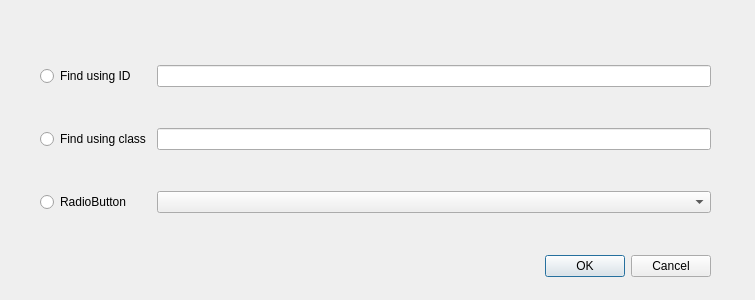
<?xml version="1.0" encoding="UTF-8"?>
<ui version="4.0">
 <class>Dialog</class>
 <widget class="QDialog" name="Dialog">
  <property name="geometry">
   <rect>
    <x>0</x>
    <y>0</y>
    <width>755</width>
    <height>300</height>
   </rect>
  </property>
  <property name="windowTitle">
   <string>Dialog</string>
  </property>
  <widget class="QDialogButtonBox" name="buttonBox">
   <property name="geometry">
    <rect>
     <x>370</x>
     <y>250</y>
     <width>341</width>
     <height>32</height>
    </rect>
   </property>
   <property name="orientation">
    <enum>Qt::Horizontal</enum>
   </property>
   <property name="standardButtons">
    <set>QDialogButtonBox::Cancel|QDialogButtonBox::Ok</set>
   </property>
  </widget>
  <widget class="QWidget" name="gridLayoutWidget">
   <property name="geometry">
    <rect>
     <x>40</x>
     <y>30</y>
     <width>671</width>
     <height>221</height>
    </rect>
   </property>
   <layout class="QGridLayout" name="gridLayout">
    <item row="3" column="1">
     <widget class="QComboBox" name="comboBox"/>
    </item>
    <item row="0" column="1">
     <widget class="QLineEdit" name="idEdit"/>
    </item>
    <item row="1" column="1">
     <widget class="QLineEdit" name="classEdit"/>
    </item>
    <item row="0" column="0">
     <widget class="QRadioButton" name="radioButton">
      <property name="text">
       <string>Find using ID</string>
      </property>
     </widget>
    </item>
    <item row="1" column="0">
     <widget class="QRadioButton" name="radioButton_2">
      <property name="text">
       <string>Find using class</string>
      </property>
     </widget>
    </item>
    <item row="3" column="0">
     <widget class="QRadioButton" name="radioButton_3">
      <property name="text">
       <string>RadioButton</string>
      </property>
     </widget>
    </item>
   </layout>
  </widget>
 </widget>
 <resources/>
 <connections>
  <connection>
   <sender>buttonBox</sender>
   <signal>accepted()</signal>
   <receiver>Dialog</receiver>
   <slot>accept()</slot>
   <hints>
    <hint type="sourcelabel">
     <x>248</x>
     <y>254</y>
    </hint>
    <hint type="destinationlabel">
     <x>157</x>
     <y>274</y>
    </hint>
   </hints>
  </connection>
  <connection>
   <sender>buttonBox</sender>
   <signal>rejected()</signal>
   <receiver>Dialog</receiver>
   <slot>reject()</slot>
   <hints>
    <hint type="sourcelabel">
     <x>316</x>
     <y>260</y>
    </hint>
    <hint type="destinationlabel">
     <x>286</x>
     <y>274</y>
    </hint>
   </hints>
  </connection>
 </connections>
</ui>
